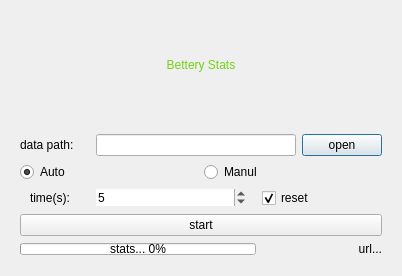
<?xml version="1.0" encoding="UTF-8"?>
<ui version="4.0">
 <class>DialogBatterystats</class>
 <widget class="QDialog" name="DialogBatterystats">
  <property name="geometry">
   <rect>
    <x>0</x>
    <y>0</y>
    <width>402</width>
    <height>276</height>
   </rect>
  </property>
  <property name="windowTitle">
   <string>Batterystats</string>
  </property>
  <layout class="QGridLayout" name="gridLayout_2">
   <item row="0" column="0">
    <widget class="QLabel" name="label_betteryhistorianlogo">
     <property name="styleSheet">
      <string notr="true">font: 75 italic 35pt &quot;UnDotum&quot;;


color: rgb(115, 210, 22);</string>
     </property>
     <property name="frameShape">
      <enum>QFrame::NoFrame</enum>
     </property>
     <property name="frameShadow">
      <enum>QFrame::Raised</enum>
     </property>
     <property name="lineWidth">
      <number>10</number>
     </property>
     <property name="text">
      <string>Bettery Stats</string>
     </property>
     <property name="alignment">
      <set>Qt::AlignCenter</set>
     </property>
    </widget>
   </item>
   <item row="1" column="0">
    <widget class="QWidget" name="widget" native="true">
     <layout class="QGridLayout" name="gridLayout">
      <item row="2" column="1">
       <widget class="QCheckBox" name="checkBox_reset">
        <property name="minimumSize">
         <size>
          <width>0</width>
          <height>0</height>
         </size>
        </property>
        <property name="maximumSize">
         <size>
          <width>16777215</width>
          <height>16777215</height>
         </size>
        </property>
        <property name="text">
         <string>reset</string>
        </property>
        <property name="checked">
         <bool>true</bool>
        </property>
       </widget>
      </item>
      <item row="0" column="0" colspan="2">
       <layout class="QHBoxLayout" name="horizontalLayout_2">
        <item>
         <widget class="QLabel" name="label_savedatapath">
          <property name="sizePolicy">
           <sizepolicy hsizetype="Fixed" vsizetype="Fixed">
            <horstretch>0</horstretch>
            <verstretch>0</verstretch>
           </sizepolicy>
          </property>
          <property name="minimumSize">
           <size>
            <width>70</width>
            <height>0</height>
           </size>
          </property>
          <property name="maximumSize">
           <size>
            <width>70</width>
            <height>16777215</height>
           </size>
          </property>
          <property name="text">
           <string>data path:</string>
          </property>
         </widget>
        </item>
        <item>
         <widget class="QLineEdit" name="lineEdit_path">
          <property name="clearButtonEnabled">
           <bool>true</bool>
          </property>
         </widget>
        </item>
        <item>
         <widget class="QPushButton" name="pushButton_open">
          <property name="text">
           <string>open</string>
          </property>
         </widget>
        </item>
       </layout>
      </item>
      <item row="1" column="0" colspan="2">
       <layout class="QHBoxLayout" name="horizontalLayout_3">
        <item>
         <widget class="QRadioButton" name="radioButton_auto">
          <property name="enabled">
           <bool>true</bool>
          </property>
          <property name="text">
           <string>Auto</string>
          </property>
          <property name="checkable">
           <bool>true</bool>
          </property>
          <property name="checked">
           <bool>true</bool>
          </property>
         </widget>
        </item>
        <item>
         <widget class="QRadioButton" name="radioButton_manul">
          <property name="text">
           <string>Manul</string>
          </property>
         </widget>
        </item>
       </layout>
      </item>
      <item row="2" column="0">
       <layout class="QHBoxLayout" name="horizontalLayout">
        <item>
         <widget class="QLabel" name="label_time">
          <property name="sizePolicy">
           <sizepolicy hsizetype="Fixed" vsizetype="Fixed">
            <horstretch>0</horstretch>
            <verstretch>0</verstretch>
           </sizepolicy>
          </property>
          <property name="minimumSize">
           <size>
            <width>50</width>
            <height>0</height>
           </size>
          </property>
          <property name="maximumSize">
           <size>
            <width>40</width>
            <height>16777215</height>
           </size>
          </property>
          <property name="text">
           <string>time(s):</string>
          </property>
          <property name="alignment">
           <set>Qt::AlignLeading|Qt::AlignLeft|Qt::AlignVCenter</set>
          </property>
         </widget>
        </item>
        <item>
         <widget class="QSpinBox" name="spinBox_time">
          <property name="maximumSize">
           <size>
            <width>150</width>
            <height>16777215</height>
           </size>
          </property>
          <property name="frame">
           <bool>false</bool>
          </property>
          <property name="maximum">
           <number>9999</number>
          </property>
          <property name="value">
           <number>5</number>
          </property>
         </widget>
        </item>
       </layout>
      </item>
      <item row="5" column="1">
       <widget class="QLabel" name="label_batteryhistorianurl">
        <property name="sizePolicy">
         <sizepolicy hsizetype="Preferred" vsizetype="Fixed">
          <horstretch>0</horstretch>
          <verstretch>0</verstretch>
         </sizepolicy>
        </property>
        <property name="minimumSize">
         <size>
          <width>120</width>
          <height>0</height>
         </size>
        </property>
        <property name="text">
         <string>url...</string>
        </property>
        <property name="alignment">
         <set>Qt::AlignRight|Qt::AlignTrailing|Qt::AlignVCenter</set>
        </property>
       </widget>
      </item>
      <item row="4" column="0" colspan="2">
       <widget class="QPushButton" name="pushButton_dumpdata">
        <property name="text">
         <string>start</string>
        </property>
       </widget>
      </item>
      <item row="5" column="0">
       <widget class="QProgressBar" name="progressBar_timer">
        <property name="minimumSize">
         <size>
          <width>0</width>
          <height>12</height>
         </size>
        </property>
        <property name="maximumSize">
         <size>
          <width>16777215</width>
          <height>12</height>
         </size>
        </property>
        <property name="layoutDirection">
         <enum>Qt::LeftToRight</enum>
        </property>
        <property name="styleSheet">
         <string notr="true">font: 8pt &quot;Ubuntu&quot;;
</string>
        </property>
        <property name="inputMethodHints">
         <set>Qt::ImhNone</set>
        </property>
        <property name="value">
         <number>0</number>
        </property>
        <property name="textVisible">
         <bool>true</bool>
        </property>
        <property name="invertedAppearance">
         <bool>false</bool>
        </property>
        <property name="format">
         <string>stats... %p%</string>
        </property>
       </widget>
      </item>
     </layout>
    </widget>
   </item>
  </layout>
 </widget>
 <resources/>
 <connections/>
</ui>
